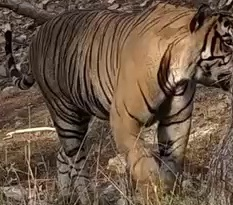
#> input picture Tiger_Identification/database/tiger_1/frame_00000.jpg, 233 x 205 px
$ python -i flank.py   (imports and definitions only)
#> lines starting #> are read from the running program, lines starting #| are printed output that depends on the picture
import cv2
import numpy as np
import os

def crop_and_normalize_flank(image_path: str, output_crop_path: str, bbox=None):
    """
    Stage 2 & 3:
    1. Reads full camera trap image.
    2. Crops tiger bounding box (or centered flank region if bbox is None).
    3. Applies Contrast Limited Adaptive Histogram Equalization (CLAHE) for stripe pattern contrast.
    """
#> called with output_crop_path = 'out.png'
    img = cv2.imread(image_path)
#> img is the input picture: shape (205, 233, 3); mean B, G, R 69.1, 86.6, 107.6
    if img is None:
        # Generate synthetic tiger stripe image if file missing
        img = np.zeros((400, 600, 3), dtype=np.uint8)
        img[:] = (30, 80, 200) # Tiger orange background
        # Add black stripes
        for x in range(50, 550, 40):
            cv2.line(img, (x, 50), (x + 20, 350), (10, 10, 10), 12)

    h, w = img.shape[:2]
#> h = 205; w = 233

    if bbox:
        bx, by, bw, bh = bbox
        x1 = int(max(0, bx))
        y1 = int(max(0, by))
        x2 = int(min(w, bx + bw))
        y2 = int(min(h, by + bh))
    else:
        # Default center crop (simulate flank region)
        x1, y1, x2, y2 = int(w * 0.15), int(h * 0.15), int(w * 0.85), int(h * 0.85)
#> x1 = 34; y1 = 30; x2 = 198; y2 = 174

    crop = img[y1:y2, x1:x2]
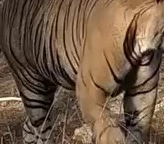
#> crop: shape (144, 164, 3); mean B, G, R 69.7, 89.5, 112.5
    if crop.size == 0:
        crop = img

    # Resize to standard height while preserving aspect ratio
    target_height = 300
    aspect = crop.shape[1] / max(1, crop.shape[0])
#> aspect = 1.14
    target_width = int(target_height * aspect)
#> target_width = 341
    resized = cv2.resize(crop, (target_width, target_height))
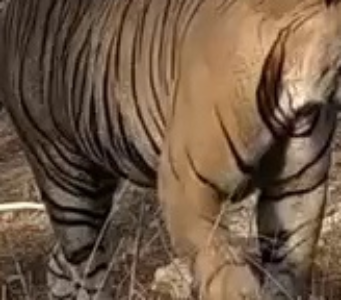
#> resized: shape (300, 341, 3); mean B, G, R 69.5, 89.3, 112.4

    # Convert to Grayscale & apply CLAHE
    gray = cv2.cvtColor(resized, cv2.COLOR_BGR2GRAY)
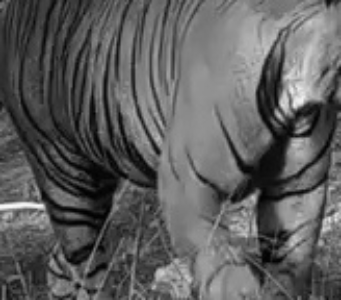
#> gray: shape (300, 341); min 1, max 246, mean 94
    clahe = cv2.createCLAHE(clipLimit=2.5, tileGridSize=(8, 8))
    enhanced = clahe.apply(gray)
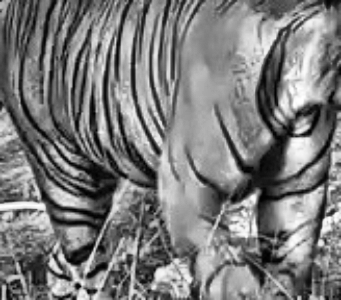
#> enhanced: shape (300, 341); min 0, max 255, mean 123.8

    # Save processed flank crop
    os.makedirs(os.path.dirname(output_crop_path), exist_ok=True)
    cv2.imwrite(output_crop_path, enhanced)

    return {
        "bbox": [x1, y1, x2 - x1, y2 - y1],
        "crop_path": output_crop_path,
        "width": target_width,
        "height": target_height
    }

>>> result = crop_and_normalize_flank('../../Tiger_Identification/database/tiger_1/frame_00000.jpg', 'out.png')

$ run again, on Tiger_Identification/database/tiger_1/frame_00001.jpg
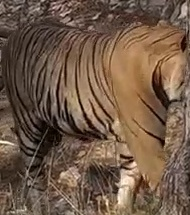
#> input picture Tiger_Identification/database/tiger_1/frame_00001.jpg, 190 x 215 px
#> in crop_and_normalize_flank, img is the input picture: shape (215, 190, 3); mean B, G, R 71.9, 89.9, 112.9
#> in crop_and_normalize_flank, `gray = cv2.cvtColor(resized, cv2.COLOR_BGR2GRAY)`:
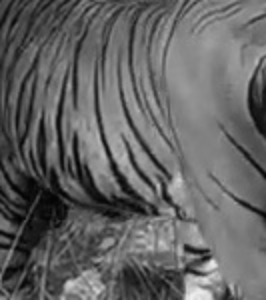
#> gray: shape (300, 266); min 1, max 238, mean 99.9
#> in crop_and_normalize_flank, `enhanced = clahe.apply(gray)`:
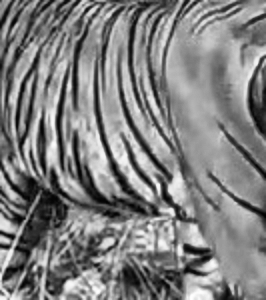
#> enhanced: shape (300, 266); min 1, max 255, mean 128.1

$ run again, on Tiger_Identification/database/tiger_1/frame_00002.jpg
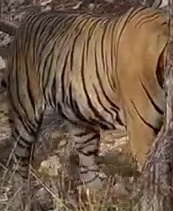
#> input picture Tiger_Identification/database/tiger_1/frame_00002.jpg, 173 x 211 px
#> in crop_and_normalize_flank, img is the input picture: shape (211, 173, 3); mean B, G, R 71.8, 90.7, 112.9
#> in crop_and_normalize_flank, `gray = cv2.cvtColor(resized, cv2.COLOR_BGR2GRAY)`:
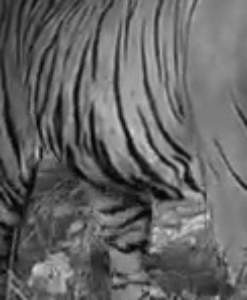
#> gray: shape (300, 247); min 3, max 218, mean 101.1
#> in crop_and_normalize_flank, `enhanced = clahe.apply(gray)`:
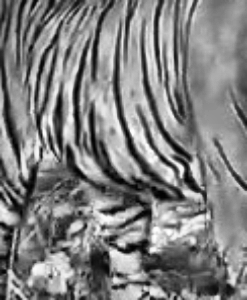
#> enhanced: shape (300, 247); min 1, max 255, mean 128.4

$ run again, on Tiger_Identification/database/tiger_1/frame_00003.jpg
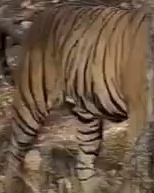
#> input picture Tiger_Identification/database/tiger_1/frame_00003.jpg, 154 x 193 px
#> in crop_and_normalize_flank, img is the input picture: shape (193, 154, 3); mean B, G, R 69.1, 88.6, 110
#> in crop_and_normalize_flank, `gray = cv2.cvtColor(resized, cv2.COLOR_BGR2GRAY)`:
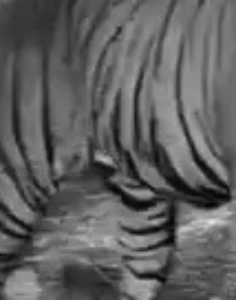
#> gray: shape (300, 236); min 5, max 231, mean 95.3
#> in crop_and_normalize_flank, `enhanced = clahe.apply(gray)`:
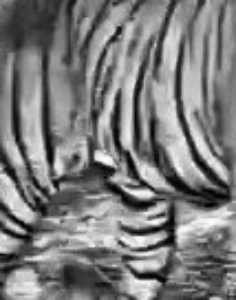
#> enhanced: shape (300, 236); min 1, max 252, mean 123.5
